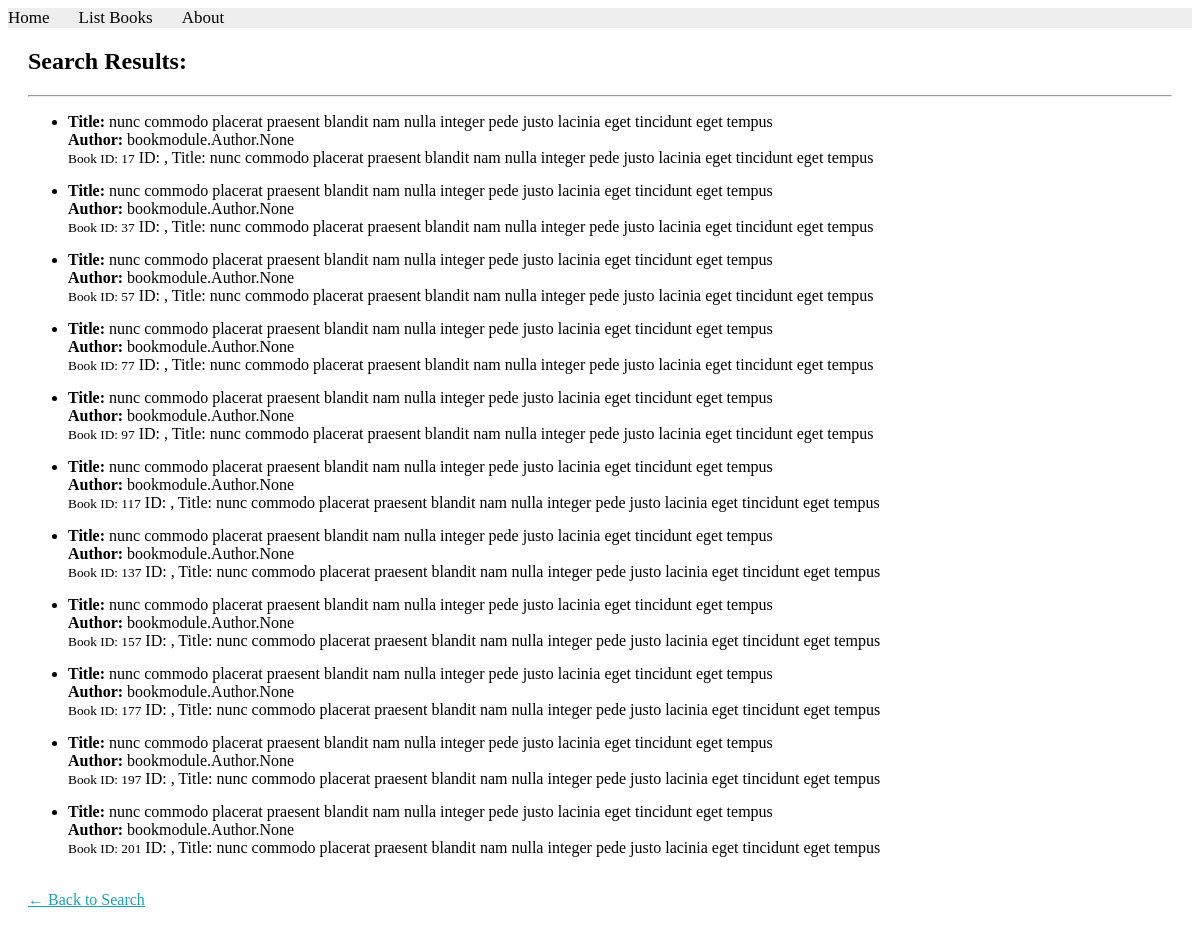
The page /books/simple/query on the database its author committed.
### apps/bookmodule/models.py (models this page shows)
class Book(models.Model):
    title = models.CharField(max_length=100)
    price = models.FloatField(default=0.0)
    quantity = models.IntegerField(default=1)
    pubdate = models.DateTimeField(null=True, blank=True)
    rating = models.SmallIntegerField(default=1)
    publisher = models.ForeignKey(Publisher, null=True, on_delete=models.SET_NULL)
    author= models.ManyToManyField(Author)
    edition = models.SmallIntegerField(default = 1)

### apps/bookmodule/views.py (the view)
# urls.py: path('simple/query', views.simple_query),
def simple_query(request):
    mybooks=Book.objects.filter(title__icontains='and') # <- multiple objects
    return render(request, 'bookmodule/bookList.html', {'books':mybooks})

### apps/templates/bookmodule/bookList.html (shortened to what this page needs)
{% extends "layouts/base.html" %}
{% block content %}
<div style="margin: 20px;">
    <h2>Search Results:</h2>
    <hr>
    <ul>
        {% for item in books %}
            <li style="margin-bottom: 15px;">
                <strong>Title:</strong> {{ item.title }} <br>
                <strong>Author:</strong> {{ item.author }} <br>
                <small>Book ID: {{ item.id }}</small>
                ID: {{obj.id}}, Title: {{item.title}}
            </li>
        {% empty %}
            <li>No books found matching your search criteria.</li>
        {% endfor %}
    </ul>
    <br>
    <a href="/books/search" style="color: #17a2b8;">← Back to Search</a>
</div>
{% endblock content %}

### apps/templates/layouts/base.html (shortened to what this page needs)
<!DOCTYPE html>
<html>
{% load static %}
<head>
  <link rel="stylesheet" href="{% static 'styles.css' %}">
  <link rel="stylesheet" href="https://cdnjs.cloudflare.com/ajax/libs/font-awesome/4.7.0/css/font-awesome.min.css">
</head>
<body>
    {% include "includes/header.html" %}
    {% block content %} {% endblock content %}
</body>
</html>

### apps/templates/includes/header.html
{% with request.resolver_match.url_name as url_name %}
<div class="topnav">
    <a href="{% url 'books.index' %}">Home</a>
    <a href="{% url 'books.list_books' %}">List Books</a>
    <a href="{% url 'books.aboutus' %}">About</a>
</div>
{% endwith %}

### apps/static/styles.css (style rules this page uses)
.topnav { background-color: #eeeeee; width: 100%; }
.topnav a { color: #000000; text-align: center; margin-right: 25px; text-decoration: none; font-size: 17px; }

### rows shown on the page
Book: title "nunc commodo placerat praesent blandit nam nulla integer pede justo lacinia eget tincidunt eget tempus", author "bookmodule.Author.None", id "17"
Book: title "nunc commodo placerat praesent blandit nam nulla integer pede justo lacinia eget tincidunt eget tempus", author "bookmodule.Author.None", id "37"
Book: title "nunc commodo placerat praesent blandit nam nulla integer pede justo lacinia eget tincidunt eget tempus", author "bookmodule.Author.None", id "57"
Book: title "nunc commodo placerat praesent blandit nam nulla integer pede justo lacinia eget tincidunt eget tempus", author "bookmodule.Author.None", id "77"
Book: title "nunc commodo placerat praesent blandit nam nulla integer pede justo lacinia eget tincidunt eget tempus", author "bookmodule.Author.None", id "97"
Book: title "nunc commodo placerat praesent blandit nam nulla integer pede justo lacinia eget tincidunt eget tempus", author "bookmodule.Author.None", id "117"
Book: title "nunc commodo placerat praesent blandit nam nulla integer pede justo lacinia eget tincidunt eget tempus", author "bookmodule.Author.None", id "137"
Book: title "nunc commodo placerat praesent blandit nam nulla integer pede justo lacinia eget tincidunt eget tempus", author "bookmodule.Author.None", id "157"
Book: title "nunc commodo placerat praesent blandit nam nulla integer pede justo lacinia eget tincidunt eget tempus", author "bookmodule.Author.None", id "177"
Book: title "nunc commodo placerat praesent blandit nam nulla integer pede justo lacinia eget tincidunt eget tempus", author "bookmodule.Author.None", id "197"
Book: title "nunc commodo placerat praesent blandit nam nulla integer pede justo lacinia eget tincidunt eget tempus", author "bookmodule.Author.None", id "201"
